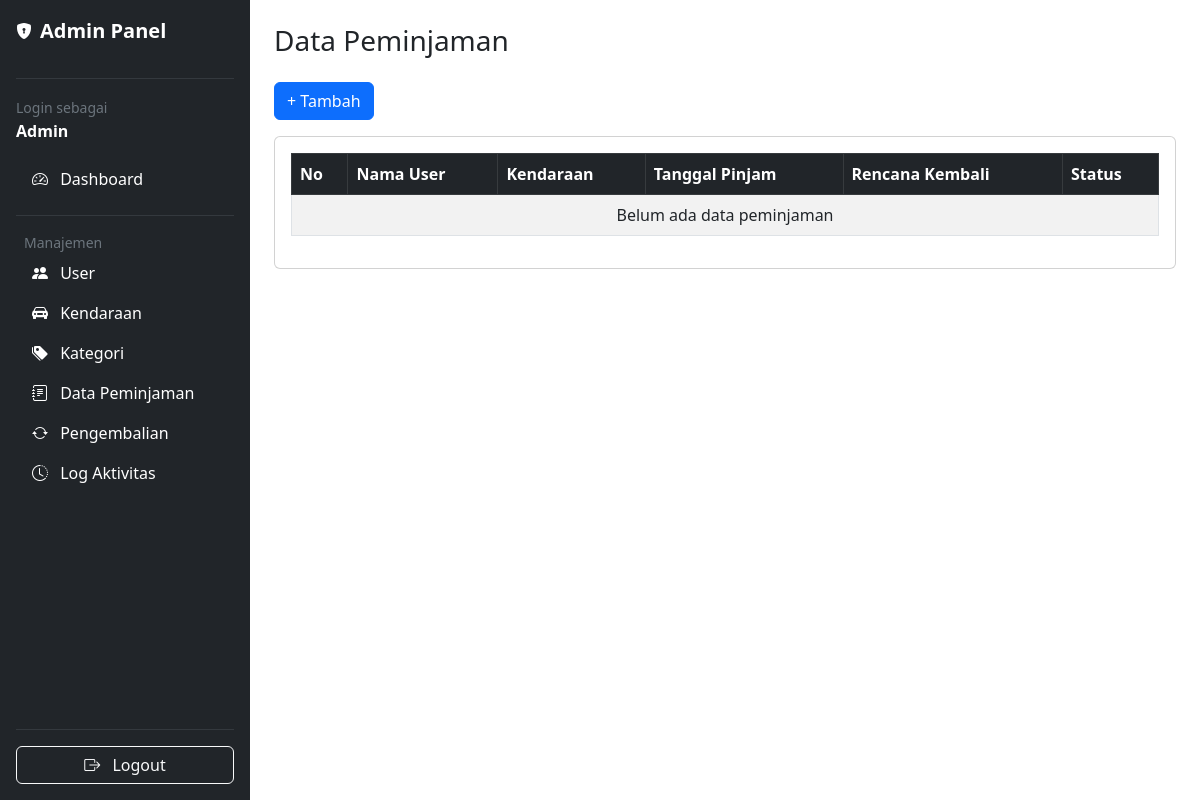
/admin/peminjaman/index.php, run on an earlier commit of the app's database.
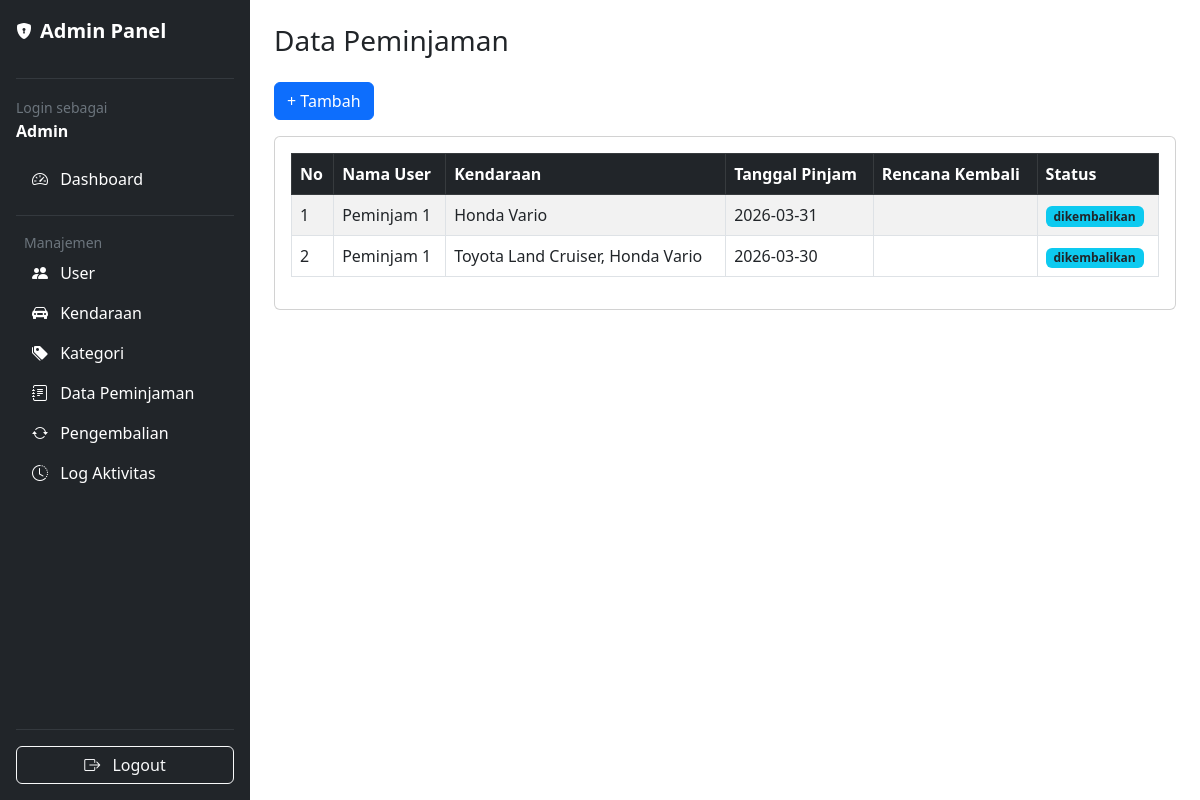
And on a later commit of the database.
### tables this page shows
CREATE TABLE `peminjaman` (
  `id_peminjaman` int NOT NULL,
  `id_user` int NOT NULL,
  `tanggal_pinjam` date NOT NULL,
  `tanggal_rencana_kembali` date NOT NULL,
  `status` enum('menunggu','disetujui','menunggu_kembali','dikembalikan','ditolak') NOT NULL DEFAULT 'menunggu',
  `approved_by` int DEFAULT NULL,
  `tanggal_pengembalian` date DEFAULT NULL,
  `created_at` datetime DEFAULT CURRENT_TIMESTAMP,
  `id_kendaraan` int DEFAULT NULL,
  `tanggal_kembali` date DEFAULT NULL
);

CREATE TABLE `users` (
  `id_user` int NOT NULL,
  `nama` varchar(100) NOT NULL,
  `username` varchar(50) NOT NULL,
  `password` varchar(255) NOT NULL,
  `role` enum('admin','petugas','peminjam') NOT NULL
);

### admin/peminjaman/index.php (the view, shortened to what this page needs)
<?php
include '../../config/database.php';
?>
<!DOCTYPE html>
<html>
<head>
    <link href="https://cdn.jsdelivr.net/npm/bootstrap@5.3.0/dist/css/bootstrap.min.css" rel="stylesheet">
</head>
<body>
<div class="d-flex">
    <?php include '../../partials/sidebar_admin.php'; ?>
    <div class="container-fluid p-4">
        <h3 class="mb-4">Data Peminjaman</h3>
        <a href="../peminjaman/tambah.php" class="btn btn-primary mb-3">+ Tambah</a>
        <div class="card">
            <div class="card-body">
                <table class="table table-bordered table-striped">
                    <thead class="table-dark">
                        <tr>
                            <th>No</th>
                            <th>Nama User</th>
                            <th>Kendaraan</th>
                            <th>Tanggal Pinjam</th>
                            <th>Rencana Kembali</th>
                            <th>Status</th>
                        </tr>
                    </thead>
                    <tbody>
                    <?php
                    $no = 1;
                    $query = mysqli_query($conn, "
                        SELECT
                            p.*,
                            u.nama,
                            GROUP_CONCAT(k.nama_kendaraan SEPARATOR ', ') AS kendaraan
                        FROM peminjaman p
                        JOIN users u ON p.id_user = u.id_user
                        JOIN detail_peminjaman d ON p.id_peminjaman = d.id_peminjaman
                        JOIN kendaraan k ON d.id_kendaraan = k.id_kendaraan
                        GROUP BY p.id_peminjaman
                        ORDER BY p.id_peminjaman DESC
                    ");
                    if (!$query) {
                        echo "<tr><td colspan='6' class='text-danger'>Query Error: " . mysqli_error($conn) . "</td></tr>";
                    } else {
                        if (mysqli_num_rows($query) > 0) {
                            while ($d = mysqli_fetch_assoc($query)) {
                                echo "<tr>
                                    <td>$no</td>
                                    <td>{$d['nama']}</td>
                                    <td>{$d['kendaraan']}</td>
                                    <td>{$d['tanggal_pinjam']}</td>
                                    <td>{$d['tanggal_kembali']}</td>
                                    <td>
                                        <span class='badge bg-info text-dark'>
                                            {$d['status']}
                                        </span>
                                    </td>
                                </tr>";
                                $no++;
                            }
                        } else {
                            echo "<tr><td colspan='6' class='text-center'>Belum ada data peminjaman</td></tr>";
                        }
                    }
                    ?>
                    </tbody>
                </table>
            </div>
        </div>
    </div>
</div>
</body>
</html>

What changed in the data, as far as the page shows it:
added peminjaman: id_user.nama "Peminjam 1", kendaraan "Honda Vario", tanggal_pinjam "2026-03-31", status "dikembalikan"
added peminjaman: id_user.nama "Peminjam 1", kendaraan "Toyota Land Cruiser, Honda Vario", tanggal_pinjam "2026-03-30", status "dikembalikan"
Also different on the page:
text no longer shown: "Belum ada data peminjaman"
